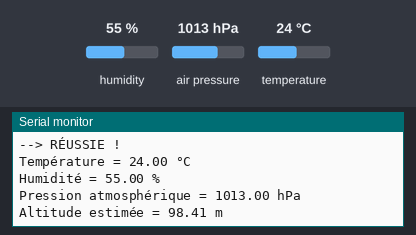
Recording of a sketch running on a simulated Arduino Uno, built with avr-gcc and run on an emulated ATmega328P. On the bench: the last lines printed to the serial monitor. Inputs (shaded band) come from the test bench; at power-on: humidity 55 %, air pressure 1013 hPa, temperature 24 °C.

Above: at 1.2 s.
1.3 s: humidity set to 22 %
At 2.5 s:
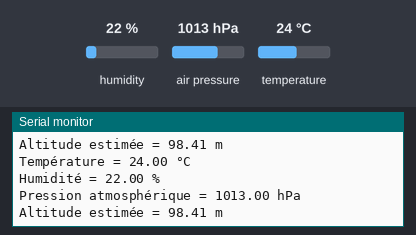
2.8 s: air pressure set to 952 hPa
At 4.1 s:
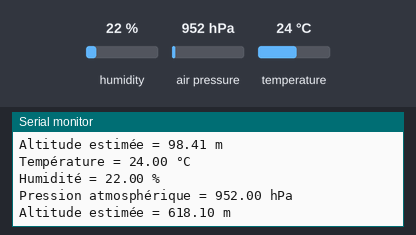
4.3 s: air pressure set to 1000 hPa
At 5.2 s:
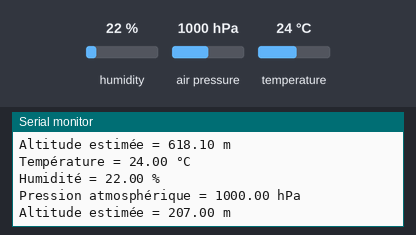
9.5 s: temperature set to 12 °C
Timing chart, 0 to 12.0 s (numbered marks = the images above; inputs shaded):
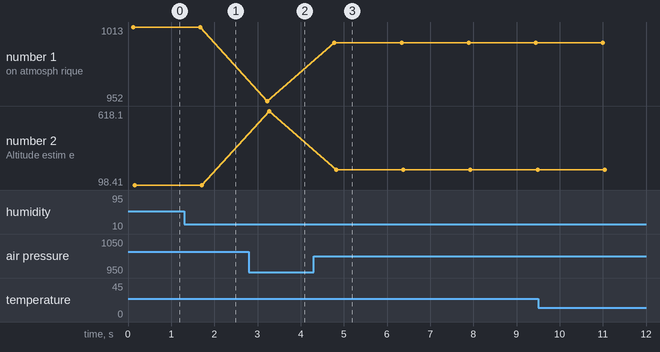

The sketch:

ArduinoAmbiance.ino
```cpp
#include <Adafruit_BME280.h>


// Constantes du programme
#define adresseI2CduBME280                0x76            // Adresse I2C du capteur
#define pressionAuNiveauDeLaMerEnHpa      1024.90
#define delaiRafraichissementAffichage    1500            // Délai de rafraîchissement de l'affichage (en millisecondes)

Adafruit_BME280 bme;


void setup() {

  // Initialisation du port série (pour l'envoi d'infos via le moniteur série de l'IDE Arduino)
  Serial.begin(9600);
  while(!Serial);
  Serial.println();

  // Initialisation du BME280
  Serial.print(F("Initialisation du BME280, à l'adresse [0x"));
  Serial.print(adresseI2CduBME280, HEX);
  Serial.println(F("]"));
  if(!bme.begin(adresseI2CduBME280)) {
    Serial.println(F("--> ÉCHEC…"));
  } else {
    Serial.println(F("--> RÉUSSIE !"));
  }
  Serial.println();

}
void loop() {

  // Affichage de la TEMPÉRATURE
  Serial.print(F("Température = "));
  Serial.print(bme.readTemperature());
  Serial.println(F(" °C"));

  // Affichage du TAUX D'HUMIDITÉ
  Serial.print(F("Humidité = "));
  Serial.print(bme.readHumidity());
  Serial.println(F(" %"));

  // Affichage de la PRESSION ATMOSPHÉRIQUE
  Serial.print(F("Pression atmosphérique = "));
  Serial.print(bme.readPressure() / 100.0F);
  Serial.println(F(" hPa"));

  // Affichage de l'estimation d'ALTITUDE
  Serial.print(F("Altitude estimée = "));
  Serial.print(bme.readAltitude(pressionAuNiveauDeLaMerEnHpa));
  Serial.println(F(" m"));


  // ... et on répète ce cycle à l'infini !
  delay(delaiRafraichissementAffichage);                // Avec x secondes d'attente, avant chaque rebouclage
  Serial.println();                                     // … et un saut de ligne pour faire joli ;)
}
```

Measured:
- after the input at 1.3 s, the serial monitor: prints a new line after 0.35 s (image 1)
- after the input at 2.8 s, the serial monitor: prints a new line after 0.43 s (image 2)
- after the input at 4.3 s, the serial monitor: prints a new line after 0.48 s (image 3)
- plotted number 1: 1013 → 952 after the input at 2.8 s, 952 → 1000 after the input at 4.3 s
- plotted number 2: 98.41 → 618.1 after the input at 2.8 s, 618.1 → 207 after the input at 4.3 s
